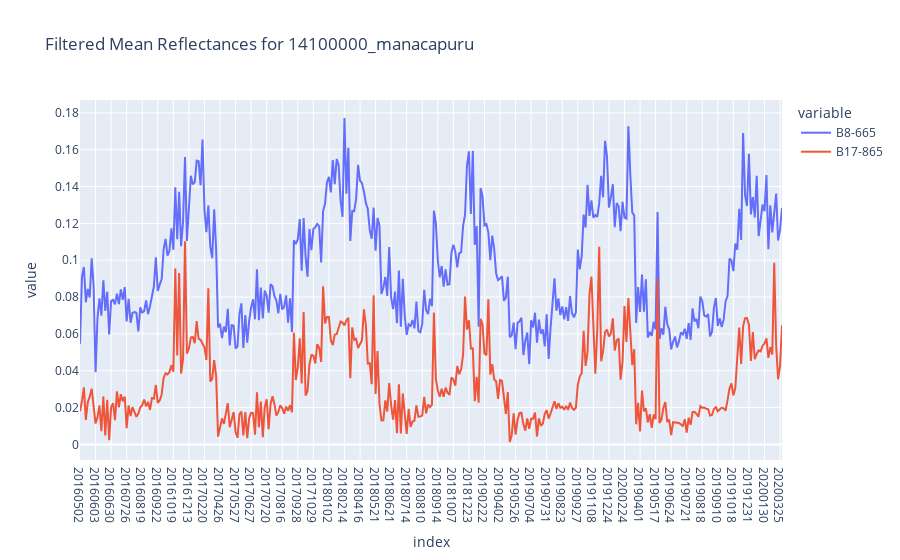

Notebook code cell kept with this figure:
### Code cell
px.line(df_v15_mean, y=['B8-665','B17-865'], height=600, title="Filtered Mean Reflectances for 14100000_manacapuru")

### Figure 1 — Plotly figure (JSON) as saved in the notebook; plotly's stock layout.template omitted (floating-point values rounded to 4 significant figures; data arrays with more than 128 entries replaced by an {"elided": "..."} marker saying what was removed)
{"data": [{"hovertemplate": "variable=B8-665<br>index=%{x}<br>value=%{y}<extra></extra>", "legendgroup": "B8-665", "line": {"color": "#636efa", "dash": "solid"}, "mode": "lines", "name": "B8-665", "orientation": "v", "showlegend": true, "type": "scatter", "x": {"elided": "362 str values"}, "xaxis": "x", "y": {"elided": "362 float values"}, "yaxis": "y"}, {"hovertemplate": "variable=B17-865<br>index=%{x}<br>value=%{y}<extra></extra>", "legendgroup": "B17-865", "line": {"color": "#EF553B", "dash": "solid"}, "mode": "lines", "name": "B17-865", "orientation": "v", "showlegend": true, "type": "scatter", "x": {"elided": "362 str values"}, "xaxis": "x", "y": {"elided": "362 float values"}, "yaxis": "y"}], "layout": {"autosize": true, "legend": {"title": {"text": "variable"}, "tracegroupgap": 0}, "title": {"text": "Filtered Mean Reflectances for 14100000_manacapuru"}, "xaxis": {"anchor": "y", "autorange": true, "domain": [0, 1], "range": [0, 361], "title": {"text": "index"}, "type": "category"}, "yaxis": {"anchor": "x", "autorange": true, "domain": [0, 1], "range": [-0.008453, 0.187], "title": {"text": "value"}, "type": "linear"}}}
